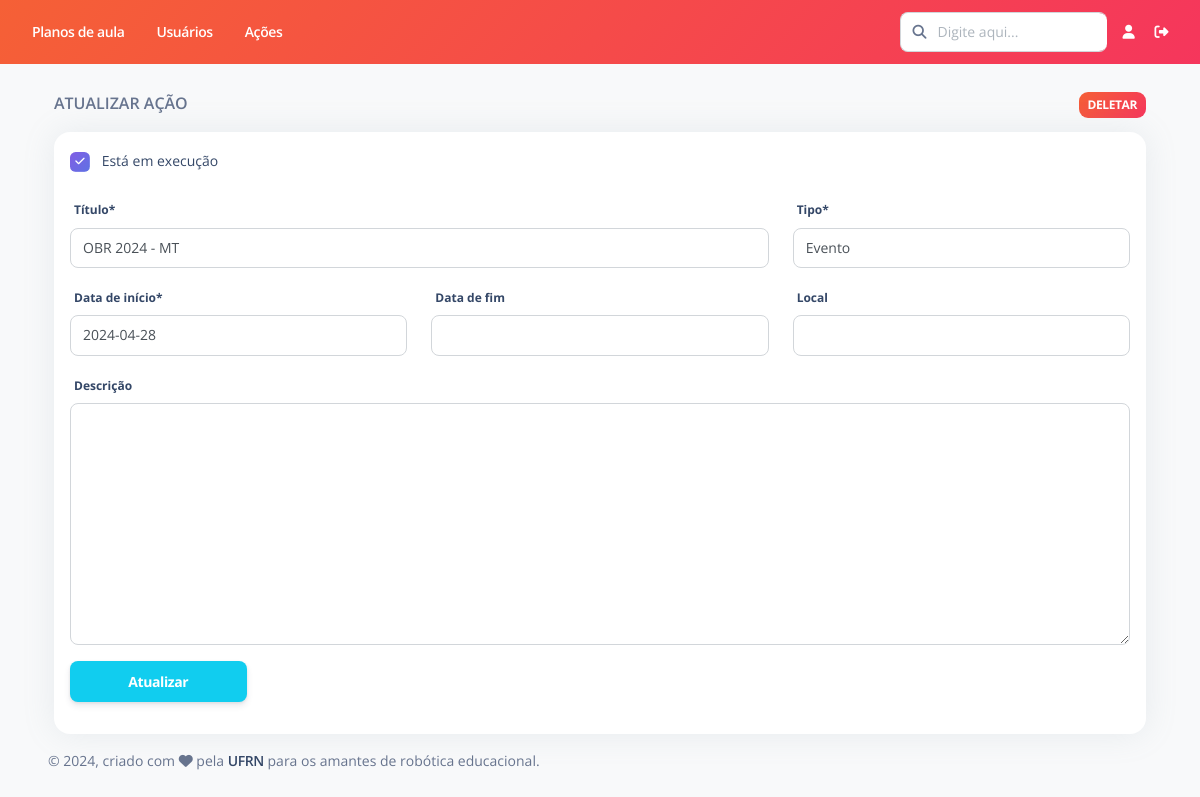
Page /acoes/editar/5/ on the committed database.
### Acoes/models.py (models this page shows, shortened)
class Acoes(models.Model):
    titulo = models.CharField(max_length=500, verbose_name="Título")
    tipo = models.CharField(max_length=20, choices=TIPO, default='Evento')
    data_inicio = models.DateField(default = date.today, verbose_name = "Data de início")
    data_fim = models.DateField(null=True, blank = True, verbose_name = "Data de fim")
    local = models.CharField(max_length=200, null=True, blank=True, verbose_name="Local")
    descricao = models.TextField(null=True, blank=True,verbose_name="Descrição")
    responsavel = models.ForeignKey(Usuario, on_delete=models.RESTRICT,verbose_name="Responsável")
    status = models.BooleanField(default=True, verbose_name = "Está em execução")
    deletada = models.BooleanField(default=False, verbose_name = "Deletado")
    class Meta:
        ordering = ['-status', '-data_inicio', '-data_fim', 'titulo']
        verbose_name = "Ação"
        verbose_name_plural = "Ações"

### Acoes/views.py (the view, shortened to what this page needs)
# urls.py: path('editar/<int:pk>/', views.EditarAcao.as_view(), name='editar'),
class EditarAcao(generic.UpdateView):
    model = Acoes
    fields = ['titulo', 'tipo', 'data_inicio', 'data_fim', 'local', 'descricao', 'status']
    template_name = "Acoes/editar.html"
    def get_context_data(self,**kwargs):
        context = super(EditarAcao,self).get_context_data(**kwargs)
        midias_acao = Midia.objects.filter(acao__id = self.kwargs['pk'])
        context['midias_acao'] = midias_acao
        context['form_nova_midia'] = FormNovaMidia()
        return context

### Acoes/forms.py
class FormNovaMidia(ModelForm):
    midia = forms.ImageField(
        required=True,
        widget=forms.ClearableFileInput(attrs={'name': 'midia', 'id': 'midia', 'multiple': True})
    )
    class Meta:
        model = Midia
        fields = ('midia',)

### templates/Acoes/editar.html (shortened to what this page needs)
{% extends "Base/base.html" %}
{% load static %}
{% load bootstrap5 %}
{% load crispy_forms_tags %}
{% block conteudo %}
<br>
<div class="container">
    <p class="text-uppercase font-weight-bold">Atualizar ação
        <a href="" class="float-end" data-bs-toggle="modal" data-bs-target="#modalDeletar">
            <span class="badge badge-sm bg-gradient-danger">Deletar</span>
        </a>
    </p>
    <div class="card">
        <div class="card-body p-3 overflow-auto">
            <form method="POST" enctype="multipart/form-data">
                {{ form.status|as_crispy_field }}
                <div class="row">
                    <div class="col-8">
                        {{ form.titulo|as_crispy_field }}
                    </div>
                    <div class="col-4">
                        {{ form.tipo|as_crispy_field }}
                    </div>
                </div>
                <div class="row">
                    <div class="col-4">
                        {{ form.data_inicio|as_crispy_field }}
                    </div>
                    <div class="col-4">
                        {{ form.data_fim|as_crispy_field }}
                    </div>
                    <div class="col-4">
                        {{ form.local|as_crispy_field }}
                    </div>
                </div>
                {{ form.descricao|as_crispy_field }}
                <input class="btn btn-info col-lg-2" type="submit" value="Atualizar" />
            </form>
        </div>
    </div>
</div>
{% endblock %}

### templates/Base/navbar-horizontal.html (style rules this page uses)
.badge { padding-left: 9px; padding-right: 9px; -webkit-border-radius: 9px; -moz-border-radius: 9px; border-radius: 9px; }

### rows in the picture
Acoes: status "☑", titulo "OBR 2024 - MT", tipo "Evento", data_inicio "2024-04-28"
